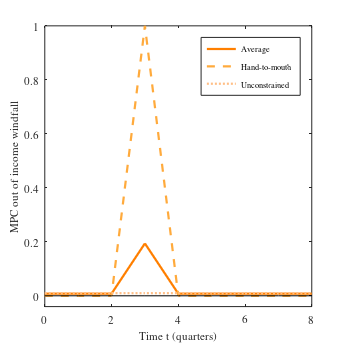

The MATLAB script that drew this image:
%%=========================================================================
% iMPCs in a partial equilibrium consumption-savings model with portfolio
% adjustment costs, based on analytical solution in Cantore & Freund (2020)

% This file computes and plots IRFs for a one-off income shock
% (a separate version implements the matching of empirical moments)

% Run on Matlab R2019b
% Last updated: September 2020
% For any questions please email lukas.beat.freund@gmail.com
%%=========================================================================

%% Housekeeping
%--------------------------------------------------------------------------
clear; close all; clc;

%% User choices
%---------------------------------------------------------------------------
optionPrint = 0;
optionModel = 'H'; % choose between 'H' (hand-to-mouth) and 'W' (worker)
s = 3;             % choose shock horizon (0 vs 3)

% Structural parameters 
switch optionModel
    case 'W'
        sPar.psi =  0.0742;           % strength of adjustment costs 
        sPar.lambda = 0.7967;         % share of constrained hhds (used in computation of averages)
        legendLabels = {'Average','Worker','Unconstrained'};      
    case 'H'
        sPar.psi = 999999999;         % hand-to-mouth modeled as corner case with psi->infinity
        sPar.lambda = 0.1861;
        legendLabels = {'Average','Hand-to-mouth','Unconstrained'};
end

% Shared structural parameters
sPar.R = 1/0.99;                        % gross real interest rate

% Design: using my standard settings, but adjust colors depending on H/W
load inputSettings
switch optionModel
    case 'W'
        sSettings.colors.list = {[0,0,90]/255,[0.23,0.23,0.63],[0.45,0.45,0.75], [0.68, 0.68,0.88]};
    case 'H'
         sSettings.colors.list = {[255 127 0]/255,[255,170,60]/255,[255,190,133]/255,[254,237,222]/255}; 
end

%% Analytical solution: roots 
%---------------------------------------------------------------------------
mu = roots([1, -(1+sPar.R+sPar.psi), sPar.R]);
mu1 = min(mu);
mu2 = max(mu);

% add check that mu1*mu2=sPar.R (by Vieta's formula)
% and mu1+mu2 = 1+sPar.R+sPar.psi

%% iMPCs for one-off income shock
%---------------------------------------------------------------------------
% Note that unlike in the paper here I use the 'unified' version that is 
% valid for any shock horizon s, including s = 0 

% Use analytical formulas for iMPCs 
vMPC = zeros(1,20);

% On impact 
vMPC(1) = mu2^(-s)*(1-mu2^(-1)); 

% 0<t<=s
n=1:s; 
X1 = (mu1/mu2).^(1-n); % helper
for iT = 1:s
    vMPC(iT+1) = (mu2^(-s))*(1-mu2^(-1))*(mu2^(iT) - (sPar.R-mu1)*mu1^(iT-1)*sum(X1(1:iT)));
end

% t>s
X2 = (mu1/mu2).^(n); % helper
for iT = s:19
    vMPC(iT+1) = mu1^(-(s+1)+iT)*(sPar.R-mu1)*(mu2^(-1)-(1-mu2^(-1))*sum(X2));
end

% Unconstrained 
vMPC_PIH = ones(1,20)*(1-(1/sPar.R))*((1/sPar.R)^s); % beta^s(1-beta)

% Average
vMPC_Average = sPar.lambda*vMPC+(1-sPar.lambda)*vMPC_PIH;

%% Plotting
%---------------------------------------------------------------------------

IrfHor = 9;
fig1=figure;
p1 = plot(0:IrfHor-1,vMPC_Average(1:IrfHor),sSettings.lines.list{1},'linewidth',sSettings.lines.width,'color',sSettings.colors.list{1});
hold on
p2 = plot(0:IrfHor-1,vMPC(1:IrfHor),sSettings.lines.list{2},'linewidth',sSettings.lines.width,'color',sSettings.colors.list{2});
p3 = plot(0:IrfHor-1,vMPC_PIH(1:IrfHor),sSettings.lines.list{3},'linewidth',sSettings.lines.width,'color',sSettings.colors.list{3});
plot(0:IrfHor-1,zeros(1,IrfHor),sSettings.lines.zeros,'HandleVisibility','off','Color','k','Linewidth',0.05);
hold off
set(gca,'FontSize',sSettings.font.size.axis,'fontname',sSettings.font.name)
xlabel('Time t (quarters)','FontSize',sSettings.font.size.default,'fontname',sSettings.font.name);
ylabel('MPC out of income windfall','FontSize',sSettings.font.size.default,'fontname',sSettings.font.name);
switch optionModel
    case 'W'
        ylim([-0.01 0.25])
    case 'H'
         ylim([-0.04 1])
end
legend1 = legend([p1,p2,p3],legendLabels);
set(legend1,'Location','northeast','FontSize',sSettings.font.size.legend,'fontname',sSettings.font.name);
box on 

sSettings.plots.xSize = 17.5/2;  sSettings.plots.xCut = 0; sSettings.plots.ySize = 8.75; sSettings.plots.yCut = 0; 

set(gcf,'Units','centimeters','Position',[0 0 sSettings.plots.xSize sSettings.plots.ySize],'PaperUnits','centimeters' ...
      ,'PaperPosition',[0 0 sSettings.plots.xSize sSettings.plots.ySize],'PaperSize',[sSettings.plots.xSize-sSettings.plots.xCut sSettings.plots.ySize-sSettings.plots.yCut],'PaperPositionMode','auto')

if optionPrint == 1
print('fig_iMPCs_Spec','-dpdf','-painters')
end

%% Done!
%----------------------------------------------------------------------------
